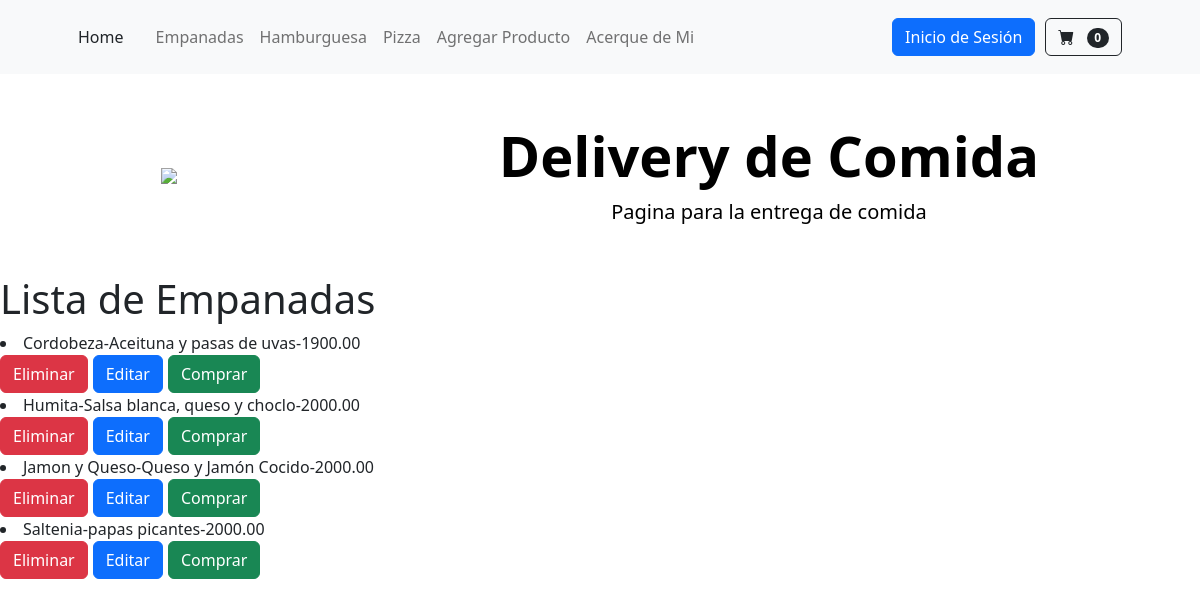
The app's page /app_coder/lista_empanada/, older data.
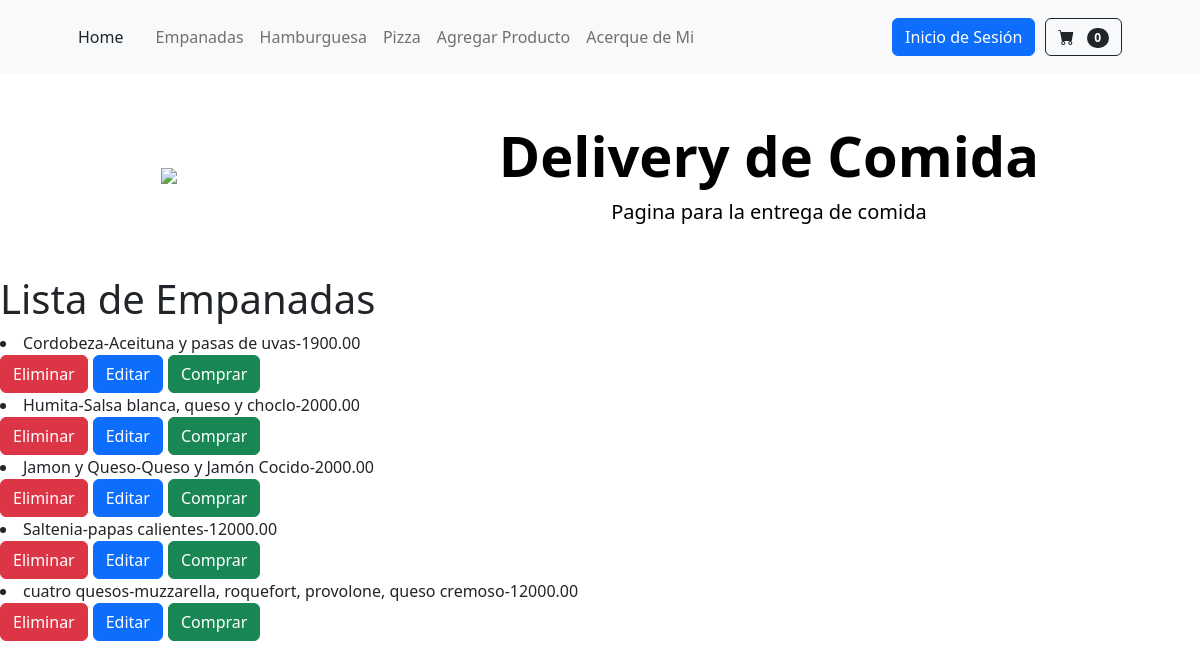
The same page, newer data.
### app_coder/models.py (models this page shows)
class Empanada(models.Model):
    nombre = models.CharField(max_length=100)
    ingredientes = models.TextField()
    precio=models.DecimalField(max_digits=10, decimal_places=2)
    def __str__(self):
        return f'{self.nombre}-{self.ingredientes}-{self.precio}'

### app_coder/views.py (the view)
# urls.py: path('lista_empanada/',lista_empanadas, name='ListaEmpanada'),
def lista_empanadas(req):
    empanadas = Empanada.objects.all()
    return render(req, "lista_empanada.html", {"empanadas": empanadas})

### app_coder/templates/lista_empanada.html
{% extends 'padre.html' %}
{% block contenidoQueCambia %}
    <h1>Lista de Empanadas</h1>
    {% for empanada in empanadas %}
    <li>
        {{empanada}}
    </li>
    <div style="display: flex;column-gap: 5px;">
        <form action="{% url 'EliminarEmpanadas' empanada.id %}" method="post">{% csrf_token %}
            <button class="btn btn-danger" type="submit"">Eliminar</button>
        </form>
        <buttton>
            <a type="submit" class="btn btn-primary" href="{% url 'ModificarEmpanadas' empanada.id %}">Editar</a>
        </buttton>
        <buttton>
            <a  type="submit" class="btn btn-success" href="{}"">Comprar</a>
        </buttton>
    </div>
    {% endfor %}
{% endblock contenidoQueCambia %}

Row changes from the older to the newer data that the page shows:
removed Empanada: nombre+ingredientes+precio "Saltenia-papas picantes-2000.00"
added Empanada: nombre+ingredientes+precio "Saltenia-papas calientes-12000.00"
added Empanada: nombre+ingredientes+precio "cuatro quesos-muzzarella, roquefort, provolone, queso cremoso-12000.00"
